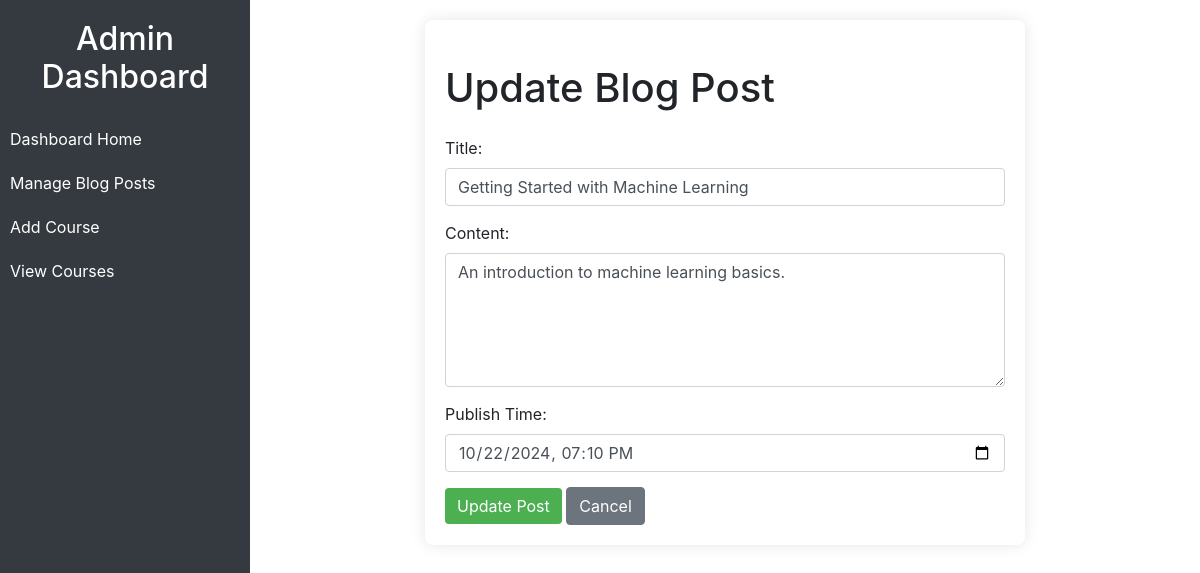
The app's page /demo/update_blog.php?id=3 with its own data.
### tables this page shows
CREATE TABLE `blog_post` (
  `id` int(30) NOT NULL,
  `title` varchar(100) NOT NULL,
  `content` text NOT NULL,
  `publish_time` datetime(6) NOT NULL
);

### demo/update_blog.php (the view, shortened to what this page needs)
<?php
include 'connection.php';
if (isset($_GET['id']) && is_numeric($_GET['id'])) {
    $id = $_GET['id'];
    $query = "SELECT * FROM `blog_post` WHERE `id` = $id";
    $result = mysqli_query($con, $query);
    if (mysqli_num_rows($result) == 1) {
        $post = mysqli_fetch_assoc($result);
    } else {
        echo '<p class="text-danger">Post not found.</p>';
        exit;
    }
} else {
    echo '<p class="text-danger">Invalid ID.</p>';
    exit;
}
?>
<!DOCTYPE html>
<html lang="en">
<head>
    <link rel="stylesheet" href="https://maxcdn.bootstrapcdn.com/bootstrap/4.5.2/css/bootstrap.min.css">
</head>
<body>
<div class="sidebar">
    <h2>Admin Dashboard</h2>
    <a href="dashboard.php">Dashboard Home</a>
    <a href="blog.php">Manage Blog Posts</a>
    <a href="add_course.php">Add Course</a>
    <a href="view_courses.php">View Courses</a>
</div>
<div class="content">
    <div class="container">
        <h1 class="my-4">Update Blog Post</h1>
        <form method="POST" action="">
            <div class="form-group">
                <label for="title">Title:</label>
                <input type="text" id="title" name="title" class="form-control" value="<?php echo htmlspecialchars($post['title']); ?>" required>
            </div>
            <div class="form-group">
                <label for="content">Content:</label>
                <textarea id="content" name="content" class="form-control" rows="5" required><?php echo htmlspecialchars($post['content']); ?></textarea>
            </div>
            <div class="form-group">
                <label for="publish_time">Publish Time:</label>
                <input type="datetime-local" id="publish_time" name="publish_time" class="form-control" value="<?php echo date('Y-m-d\TH:i', strtotime($post['publish_time'])); ?>" required>
            </div>
            <button type="submit" name="Update" class="btn btn-primary">Update Post</button>
            <a href="view.php" class="btn btn-secondary">Cancel</a>
        </form>
    </div>
</div>
</body>
</html>

### demo/update_blog.php (style rules this page uses)
.sidebar { height: 100vh; width: 250px; position: fixed; background-color: #343a40; color: #fff; padding-top: 20px; }
.sidebar h2 { text-align: center; margin-bottom: 20px; }
.sidebar a { color: #fff; padding: 10px; display: block; text-decoration: none; transition: background-color 0.3s; }
.content { margin-left: 250px; padding: 20px; }
.container { max-width: 600px; margin: 0 auto; padding: 20px; background-color: #ffffff; border-radius: 8px; box-shadow: 0px 0px 15px rgba(0, 0, 0, 0.1); }
.form-group { margin-bottom: 15px; }
.btn-primary { background-color: #4CAF50; border: none; }
.btn-secondary { background-color: #6c757d; }

### records on screen
blog_post: title "Getting Started with Machine Learning", content "An introduction to machine learning basics.", publish_time "10/22/2024 19:10"
